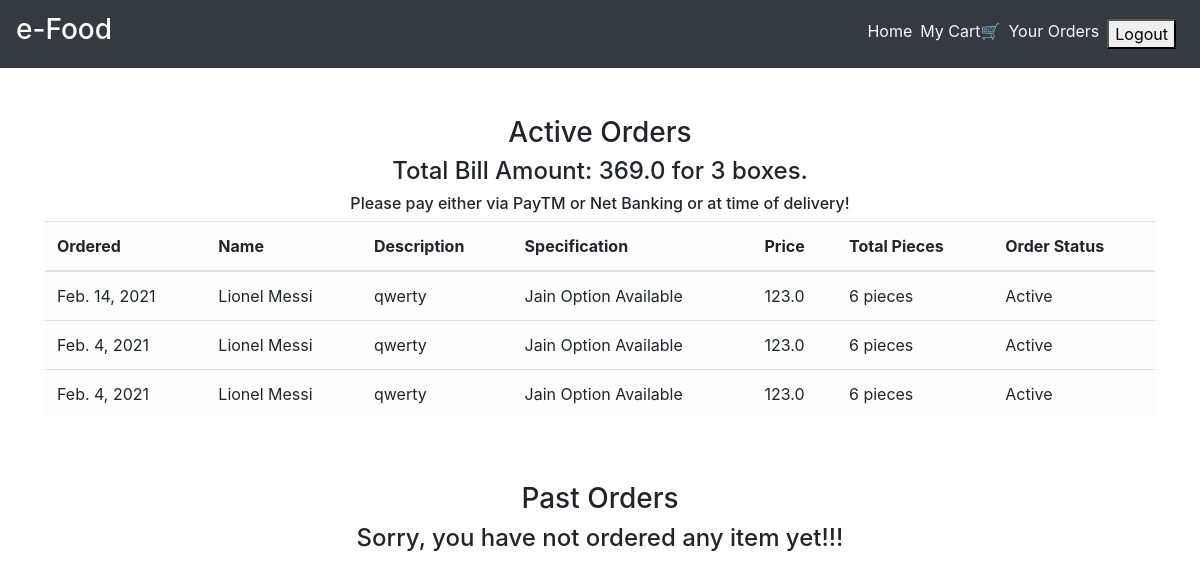
/order_details/ (signed in), run on the app's committed database.
### main/models.py (models this page shows, shortened)
class CartItems(models.Model):
    ORDER_STATUS = (
        ('Active', 'Active'),
        ('Delivered', 'Delivered')
    )
    user = models.ForeignKey(User, on_delete=models.CASCADE)
    item = models.ForeignKey(Item, on_delete=models.CASCADE)
    ordered = models.BooleanField(default=False)
    quantity = models.IntegerField(default=1)
    ordered_date = models.DateField(default=timezone.now)
    status = models.CharField(max_length=20, choices=ORDER_STATUS, default='Active')
    delivery_date = models.DateField(default=timezone.now)
    class Meta:
        verbose_name = 'Cart Item'
        verbose_name_plural = 'Cart Items'

class Item(models.Model):
    LABELS = (
        ('BestSeller', 'BestSeller'),
        ('New', 'New'),
        ('Spicy🔥', 'Spicy🔥'),
    )
    LABEL_COLOUR = (
        ('danger', 'danger'),
        ('success', 'success'),
        ('primary', 'primary'),
        ('info', 'info')
    )
    title = models.CharField(max_length=150)
    description = models.CharField(max_length=250,blank=True)
    price = models.FloatField()
    pieces = models.IntegerField(default=6)
    instructions = models.CharField(max_length=250,default="Jain Option Available")
    image = models.ImageField(default='default.png', upload_to='images/')
    labels = models.CharField(max_length=25, choices=LABELS, blank=True)
    label_colour = models.CharField(max_length=15, choices=LABEL_COLOUR, blank=True)
    slug = models.SlugField(default="sushi_name")
    created_by = models.ForeignKey(User, on_delete=models.CASCADE)

### main/views.py (the view)
# urls.py: path('order_details/', views.order_details, name='order_details'),
@login_required
def order_details(request):
    items = CartItems.objects.filter(user=request.user, ordered=True,status="Active").order_by('-ordered_date')
    cart_items = CartItems.objects.filter(user=request.user, ordered=True,status="Delivered").order_by('-ordered_date')
    bill = items.aggregate(Sum('item__price'))
    number = items.aggregate(Sum('quantity'))
    pieces = items.aggregate(Sum('item__pieces'))
    total = bill.get("item__price__sum")
    count = number.get("quantity__sum")
    total_pieces = pieces.get("item__pieces__sum")
    context = {
        'items':items,
        'cart_items':cart_items,
        'total': total,
        'count': count,
        'total_pieces': total_pieces
    }
    return render(request, 'main/order_details.html', context)

### main/templatetags/get_group.py (called while the page is built)
@register.filter(name='has_group')
def has_group(user, group_name):
    return user.groups.filter(name=group_name).exists()

### main/templates/main/order_details.html
{% extends "main/layout.html" %}
{% block content %}
<div class="cart">
    <div class="container">
        <div class="row">
            <div class="col-sm-12 mt-5">
                <h3 class="text-center">Active Orders</h3>
                {% if items %}
                <h4 class="text-center">Total Bill Amount: {{total}} for {{ count }} boxes.</h4>
                <h6 class="text-center">Please pay either via PayTM or Net Banking or at time of delivery!</h6>
                <div class="table-responsive">
                    <table class="table table-light">
                        <thead>
                        <tr>
                            <th scope="col">Ordered</th>
                            <th scope="col">Name</th>
                            <th scope="col">Description</th>
                            <th scope="col">Specification</th>
                            <th scope="col">Price</th>
                            <th scope="col">Total Pieces</th>
                            <th scope="col">Order Status</th>
                        </tr>
                        </thead>
                        <tbody>
                            {% for item_active in items %}
                        <tr>
                            <td>{{ item_active.ordered_date }}</td>
                            <td>{{ item_active.item.title }} <span class="badge badge-{{ item_active.item.label_colour }}">{{ item_active.item.labels }}</span></td>
                            <td>{{ item_active.item.description }}</td>
                            <td>{{ item_active.item.instructions }}</td>
                            <td>{{ item_active.item.price }}</td>
                            <td>{{ item_active.item.pieces }} pieces</td>
                            <td>{{ item_active.status }}</td>
                        </tr>
                            {% endfor %}
                        </tbody>
                    </table>
                </div>
                {% else %}
                <h4 class="text-center">Sorry, you have not ordered any item yet!!!</h4>
                {% endif %}
            </div>
        </div>
        <div class="row">
            <div class="col-sm-12 mt-5">
                <h3 class="text-center">Past Orders</h3>
                {% if cart_items %}
                <div class="table-responsive">
                    <table class="table table-light">
                        <thead>
                        <tr>
                            <th scope="col">Ordered</th>
                            <th scope="col">Name</th>
                            <th scope="col">Description</th>
                            <th scope="col">Specification</th>
                            <th scope="col">Price</th>
                            <th scope="col">Total Pieces</th>
                            <th scope="col">Order Status</th>
                            <th scope="col">Delivery Date</th>
                        </tr>
                        </thead>
                        <tbody>
                            {% for cart in cart_items %}
                        <tr>
                            <td>{{ cart.ordered_date }}</td>
                            <td>{{ cart.item.title }} <span class="badge badge-{{ cart.item.label_colour }}">{{ cart.item.labels }}</span></td>
                            <td>{{ cart.item.description }}</td>
                            <td>{{ cart.item.instructions }}</td>
                            <td>{{ cart.item.price }}</td>
                            <td>{{ cart.item.pieces }} pieces</td>
                            <td>{{ cart.status }}</td>
                            <td>{{ cart.delivery_date }}</td>
                        </tr>
                            {% endfor %}
                        </tbody>
                    </table>
                </div>
                {% else %}
                <h4 class="text-center">Sorry, you have not ordered any item yet!!!</h4>
                {% endif %}
            </div>
        </div>
    </div>
</div>
{% endblock content %}

### main/templates/main/layout.html (shortened to what this page needs)
{% load get_group %}
{% load static %}
<!DOCTYPE html>
<html lang="en">
<head>
    <link rel="stylesheet" href="https://maxcdn.bootstrapcdn.com/bootstrap/4.0.0/css/bootstrap.min.css">
    <link rel="stylesheet" type="text/css" href="{% static 'main/styles.css' %}">
</head>
<body>
    <nav class="navbar navbar-expand-lg navbar-dark bg-dark">
        <a class="navbar-brand" href="/"><h3>e-Food</h3></a>
        <div class="collapse navbar-collapse" id="navbarNav">
            <ul class="navbar-nav ml-auto">
                    <li><a href="{% url 'main:home' %}" class="mr-2 text-light">Home</a></li>
                {% if user.is_authenticated %}
                    {% if request.user|has_group:"admin_owner" %}
                        <li><a href="{% url 'main:admin_dashboard' %}" class="mr-2 text-light">DashBoard</a></li>
                        <li>
                            <form class="logout-link" action="{% url 'accounts:logout' %}" method="post">
                                {% csrf_token %}
                                <button type="submit" class="mr-2">Logout</button>
                            </form>
                        </li>
                    {% else %}
                        <li><a href="{% url 'main:cart' %}" class="mr-2 text-light">My Cart🛒</a></li>
                        <li><a href="{% url 'main:order_details' %}" class="mr-2 text-light">Your Orders</a></li>
                        <li>
                            <form class="logout-link" action="{% url 'accounts:logout' %}" method="post">
                                <button type="submit" class="mr-2">Logout</button>
                            </form>
                        </li>
                    {% endif %}
                {% else %}
                    <li><a href="{% url 'accounts:login' %}" class="mr-2 text-light">Login</a></li>
                    <li><a href="{% url 'accounts:signup' %}" class="mr-2 text-light">SignUp</a></li>
                {% endif %}
            </ul>
        </div>
    </nav>
    <main role="main">
        {% block content %}{% endblock %}
    </main>

### data on the page
CartItems: ordered_date "Feb. 14, 2021", item "Lionel Messi", item.description "qwerty", item.instructions "Jain Option Available", item.price "123.0", item.pieces "6", status "Active"
CartItems: ordered_date "Feb. 4, 2021", item "Lionel Messi", item.description "qwerty", item.instructions "Jain Option Available", item.price "123.0", item.pieces "6", status "Active"
CartItems: ordered_date "Feb. 4, 2021", item "Lionel Messi", item.description "qwerty", item.instructions "Jain Option Available", item.price "123.0", item.pieces "6", status "Active"

### other printed values
{{ total }} "369.0"
{{ count }} "3"
